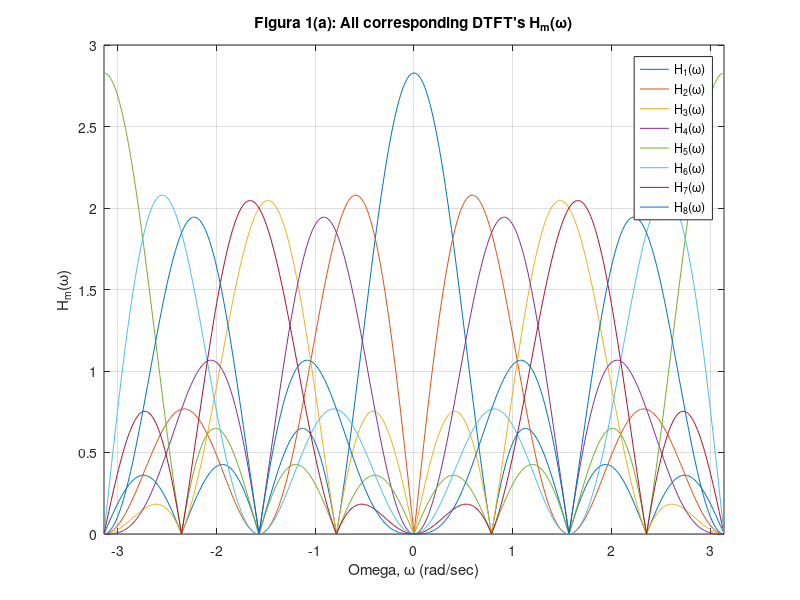

Here is the MATLAB script that generated this plot:
%-----------------------------%
%         Sean Hwang          %
% ECE 538 - MATLAB Project 2  %
%     Source Code File        %
%-----------------------------%

clc
clf 
clear all
close all 

% A) h_0 = {1/sqrt(2), 1/sqrt(2)} ,, h_1 = {1/sqrt(2), -1/sqrt(2)} 

% Setting up M=8 channel DFT filter bank 
M = 8; 
h0 = [1 1] / sqrt(2); 
h1 = [1 -1] / sqrt(2); 
h00 = [1 0 1] / sqrt(2); 
h10 = [1 0 -1] / sqrt(2); 
h000 = [1 0 0 0 1] / sqrt(2); 
h100 = [1 0 0 0 -1] / sqrt(2); 


H_temp = conv(h0, h00); 
H(1,:) = conv(H_temp, h000); G(1,:) = H(1, :); 
H(2,:) = conv(H_temp, h100); G(2,:) = -H(2, :); 

H_temp = conv(h0, h10);
H(3,:) = conv(H_temp, h000); G(3,:) = -H(3, :); 
H(4,:) = conv(H_temp, h100); G(4,:) = H(4, :); 

H_temp = conv(h1, h00);
H(5,:) = conv(H_temp, h000); G(5,:) = -H(5, :); 
H(6,:) = conv(H_temp, h100); G(6,:) = H(6, :); 

H_temp = conv(h1, h10);
H(7,:) = conv(H_temp, h000); G(7,:) = H(7, :); 
H(8,:) = conv(H_temp, h100); G(8,:) = -H(8, :); 

% i) All corresponding DTFT's H_m(w) 

h_m(1,:)=abs(fftshift(fft(H(1,:),512)));
h_m(2,:)=abs(fftshift(fft(H(2,:),512)));
h_m(3,:)=abs(fftshift(fft(H(3,:),512)));
h_m(4,:)=abs(fftshift(fft(H(4,:),512)));
h_m(5,:)=abs(fftshift(fft(H(5,:),512)));
h_m(6,:)=abs(fftshift(fft(H(6,:),512)));
h_m(7,:)=abs(fftshift(fft(H(7,:),512)));
h_m(8,:)=abs(fftshift(fft(H(8,:),512)));

domega = 2 * pi / 512; 
omega = -pi:domega:pi-domega; 

figure(1) %Figure 1(a)  
plot(omega, h_m(1,:), ... 
     omega, h_m(2,:), ... 
     omega, h_m(3,:), ... 
     omega, h_m(4,:), ... 
     omega, h_m(5,:), ... 
     omega, h_m(6,:), ... 
     omega, h_m(7,:), ... 
     omega, h_m(8,:)); 
axis([-pi pi 0 3]); 
title('Figura 1(a): All corresponding DTFT''s H_m(\omega)')
ylabel('H_m(\omega)'); 
xlabel('Omega, \omega (rad/sec)');
legend('H_1(\omega)', 'H_2(\omega)', ...
       'H_3(\omega)', 'H_4(\omega)', ...
       'H_5(\omega)', 'H_6(\omega)', ...
       'H_7(\omega)', 'H_8(\omega)'); 
grid on

%ii) 8x8 matrix HH^H 

table1 = H*H'; 
table1 = round(table1)

% table1 =
% 
%      1     0     0     0     0     0     0     0
%      0     1     0     0     0     0     0     0
%      0     0     1     0     0     0     0     0
%      0     0     0     1     0     0     0     0
%      0     0     0     0     1     0     0     0
%      0     0     0     0     0     1     0     0
%      0     0     0     0     0     0     1     0
%      0     0     0     0     0     0     0     1

%iii) DTFT of the Gaussian random process input signal 

x = randn(1,128); 

for m = 1:M
    W(m,:) = conv(x,H(m,:));
    X(m,:) = W(m,1:M:length(W(m,:)));
end

for m = 1:M
    Z(m,:) = zeros(1,M*length(X(m,:)));
    Z(m,1:M:length(Z(m,:))) = X(m,:);
    Y(m,:) = conv(Z(m,:),G(m,:));
end

y = zeros(1,length(Y(1,:)));

for m = 1:M
    y = y+Y(m,:);
end


